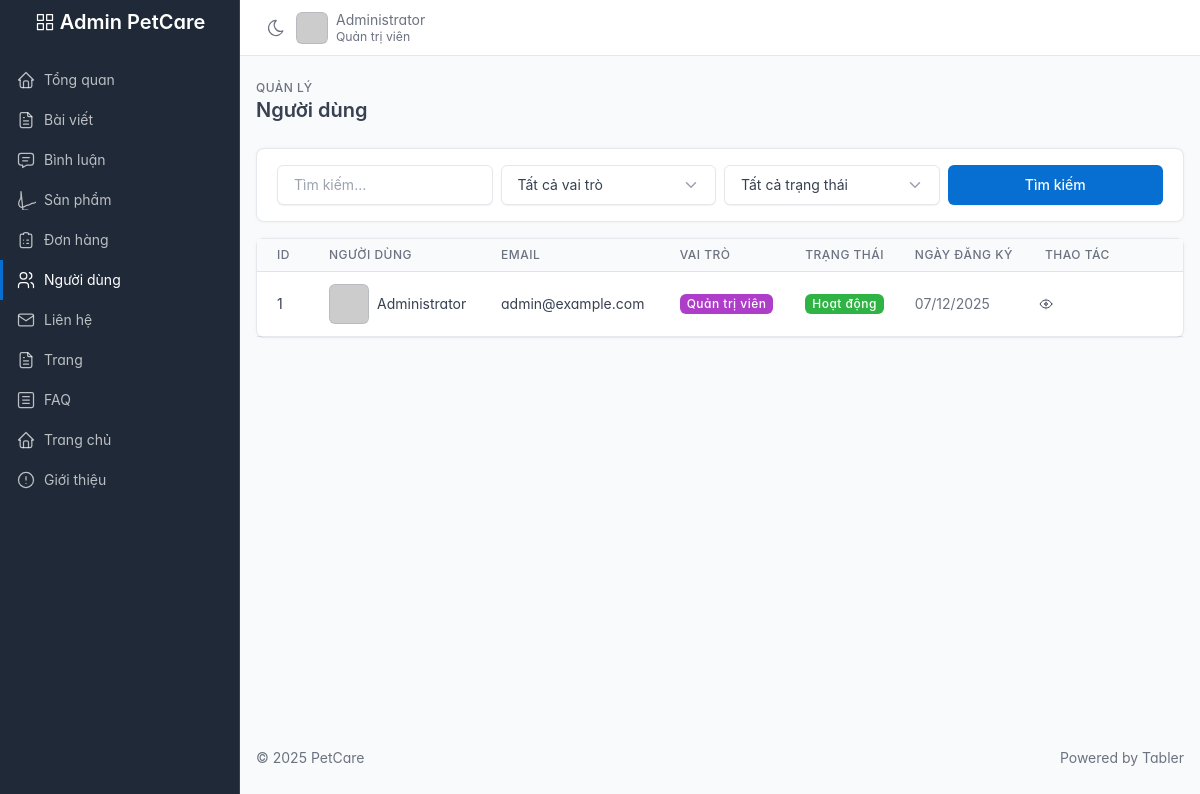
/public/admin/users (signed in), run on an earlier commit of the app's database.
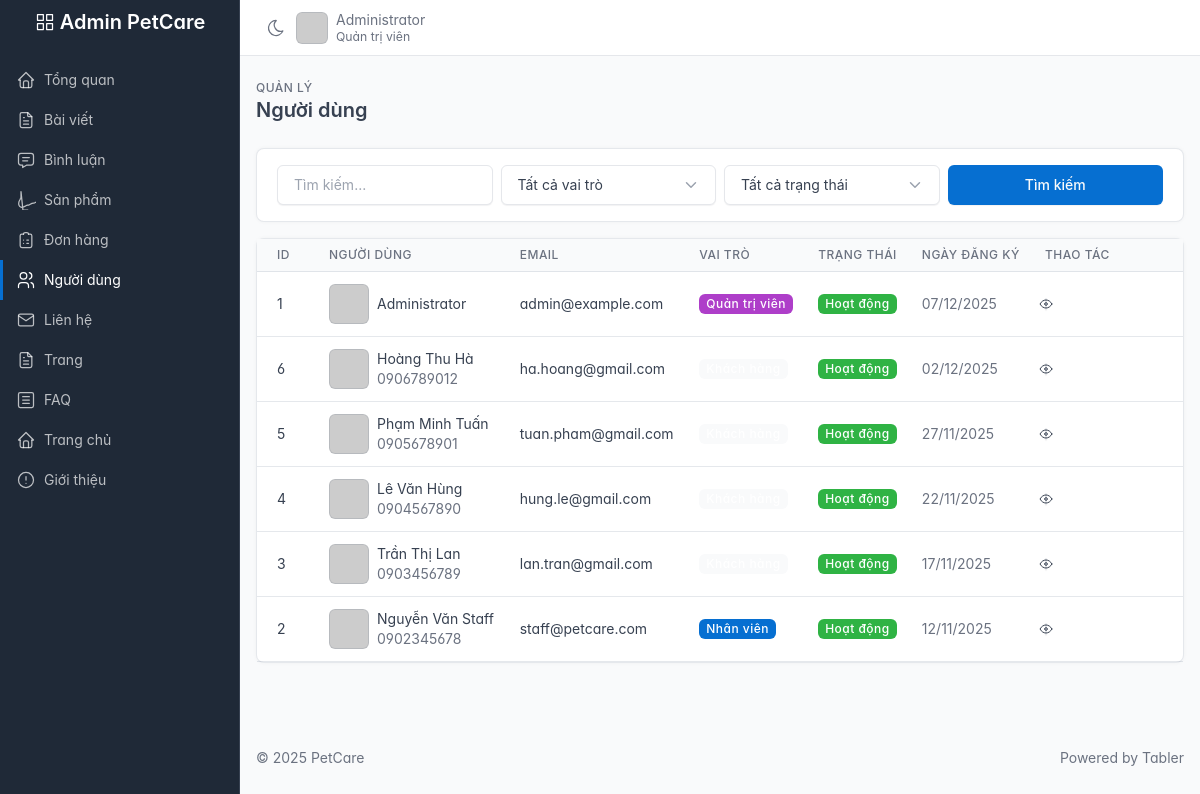
And on a later commit of the database.
### tables this page shows
CREATE TABLE IF NOT EXISTS users (
    id BIGINT UNSIGNED AUTO_INCREMENT PRIMARY KEY,
    name VARCHAR(120) NOT NULL,
    email VARCHAR(160) NOT NULL UNIQUE,
    phone VARCHAR(30) NULL,
    avatar_url VARCHAR(255) NULL,
    password_hash VARCHAR(255) NOT NULL,
    role ENUM('customer', 'staff', 'admin') NOT NULL DEFAULT 'customer',
    status ENUM(
        'active',
        'inactive',
        'banned'
    ) NOT NULL DEFAULT 'active',
    created_at TIMESTAMP NOT NULL DEFAULT CURRENT_TIMESTAMP,
    updated_at TIMESTAMP NULL DEFAULT NULL ON UPDATE CURRENT_TIMESTAMP,
    last_login DATETIME NULL
);

### app/core/Controller.php (called while the page is built, shortened)
<?php
class Controller
{
    protected function view(string $view, array $data = [], string $title = null, string $layout = 'main'): void
    {
        $viewFile = __DIR__ . '/../views/' . str_replace('.', '/', $view) . '.php';
        extract($data);
        $content = function () use ($viewFile, $data) {
            extract($data);
            require $viewFile;
        };
        $layoutFile = __DIR__ . '/../views/layouts/' . $layout . '.php';
        require $layoutFile;
    }
}

### app/controllers/Admin/UserController.php (called while the page is built, shortened)
<?php
class UserController extends Controller
{
    public function index(): void
    {
        $page = isset($_GET['p']) ? max(1, (int)$_GET['p']) : 1;
        $perPage = 20;
        $offset = ($page - 1) * $perPage;
        $search = isset($_GET['search']) ? trim($_GET['search']) : '';
        $role = isset($_GET['role']) ? trim($_GET['role']) : '';
        $status = isset($_GET['status']) ? trim($_GET['status']) : '';
        $filters = [
            'limit' => $perPage,
            'offset' => $offset,
        ];
        $users = User::getAll($filters);
        $total = User::count($filters);
        $totalPages = ceil($total / $perPage);
        $this->view('admin/users/index', [
            'title' => 'Quản lý người dùng',
            'users' => $users,
            'search' => $search,
            'role' => $role,
            'status' => $status,
            'currentPage' => $page,
            'totalPages' => $totalPages,
            'total' => $total,
        ], 'Quản lý người dùng', 'admin');
    }
}

### app/core/Router.php (called while the page is built, shortened)
<?php
class Router
{
    private array $routes = [
        'GET' => [],
        'POST' => [],
    ];
    private string $basePath = '';
    public function __construct()
    {
        $base = parse_url(BASE_URL, PHP_URL_PATH) ?: '';
        $this->basePath = rtrim($base, '/');
    }
    public function get(string $path, string $handler): void
    {
        $this->routes['GET'][$this->normalize($path)] = $handler;
    }
    public function post(string $path, string $handler): void
    {
        $this->routes['POST'][$this->normalize($path)] = $handler;
    }
    private function normalize(string $path): string
    {
        $path = parse_url($path, PHP_URL_PATH) ?: '/';
        $path = preg_replace('#/+#','/',$path);
        if ($this->basePath !== '' && $this->basePath !== '/') {
            if (str_starts_with($path, $this->basePath)) {
                $path = substr($path, strlen($this->basePath));
            }
        }
        $path = '/' . trim($path, '/');
        return $path === '//' ? '/' : $path;
    }
    public function dispatch(string $method, string $uri): void
    {
        $path = $this->normalize($uri);
        $handler = $this->routes[$method][$path] ?? null;
        [$controllerName, $action] = explode('@', $handler);
        $controller = new $controllerClass();
        $controller->$action();
    }
}

### public/index.php (called while the page is built, shortened)
<?php
require_once __DIR__ . '/../app/core/Database.php';
require_once __DIR__ . '/../app/core/Controller.php';
require_once __DIR__ . '/../app/core/Router.php';
$baseDir = __DIR__ . '/../app/';
spl_autoload_register(function ($class) use ($baseDir) {
    $class = ltrim($class, '\\');
    if (str_starts_with($class, 'App\\')) {
        $relative = str_replace('App\\', '', $class);
        $path = $baseDir . str_replace('\\', '/', $relative) . '.php';
    } elseif (str_starts_with($class, 'Core\\')) {
        $relative = str_replace('Core\\', 'core\\', $class);
        $path = $baseDir . str_replace('\\', '/', $relative) . '.php';
        if (is_file($path)) require_once $path;
    }
});
$router = new Router();
$router->get('/', 'HomeController@index');
$router->get('/login', 'AuthController@login');
$router->post('/login', 'AuthController@doLogin');
$router->get('/register', 'AuthController@register');
$router->post('/register', 'AuthController@doRegister');
$router->get('/logout', 'AuthController@logout');
$router->get('/about', 'AboutController@index');
$router->get('/shop', 'ProductController@index');
$router->get('/products', 'ProductController@index');
$router->get('/products/show', 'ProductController@show');
$router->get('/cart', 'CartController@index');
$router->post('/cart/add', 'CartController@add');
$router->post('/cart/update', 'CartController@update');
$router->post('/cart/remove', 'CartController@remove');
$router->get('/cart/checkout', 'CartController@checkout');
$router->get('/orders', 'OrderController@index');
$router->get('/orders/show', 'OrderController@show');
$router->post('/orders/checkout', 'OrderController@checkout');
$router->get('/profile', 'ProfileController@index');
$router->get('/profile/edit', 'ProfileController@edit');
$router->post('/profile/update', 'ProfileController@update');
$router->get('/profile/change-password', 'ProfileController@changePassword');
$router->post('/profile/update-password', 'ProfileController@updatePassword');
$router->get('/faq', 'FAQController@index');
$router->get('/page/show', 'PageController@show');
$router->get('/contact', 'ContactController@index');
$router->post('/contact/submit', 'ContactController@submit');
$router->get('/posts', 'PostController@index');
$router->get('/posts/show', 'PostController@show');
$router->post('/posts/comment', 'PostController@submitComment');
$router->get('/admin', 'Admin\\PageController@dashboard');
$router->post('/admin/upload/image', 'Admin\\UploadController@image');
$router->get('/admin/about', 'Admin\\AboutController@index');
$router->post('/admin/about/update', 'Admin\\AboutController@update');
$router->get('/admin/products', 'Admin\\ProductController@index');
$router->get('/admin/products/create', 'Admin\\ProductController@create');
$router->post('/admin/products/store', 'Admin\\ProductController@store');
$router->get('/admin/products/edit', 'Admin\\ProductController@edit');
$router->post('/admin/products/update', 'Admin\\ProductController@update');
$router->post('/admin/products/delete', 'Admin\\ProductController@delete');
$router->get('/admin/orders', 'Admin\\OrderController@index');
$router->get('/admin/orders/show', 'Admin\\OrderController@show');
$router->post('/admin/orders/update-status', 'Admin\\OrderController@updateStatus');
$router->get('/admin/users', 'Admin\\UserController@index');
$router->get('/admin/users/show', 'Admin\\UserController@show');
$router->post('/admin/users/update-status', 'Admin\\UserController@updateStatus');
$router->post('/admin/users/reset-password', 'Admin\\UserController@resetPassword');
$router->post('/admin/users/delete', 'Admin\\UserController@delete');
$router->get('/admin/faqs', 'Admin\\FAQController@index');
$router->get('/admin/faqs/create', 'Admin\\FAQController@create');
$router->post('/admin/faqs/store', 'Admin\\FAQController@store');
$router->get('/admin/faqs/edit', 'Admin\\FAQController@edit');
$router->post('/admin/faqs/update', 'Admin\\FAQController@update');
$router->post('/admin/faqs/delete', 'Admin\\FAQController@delete');
$router->get('/admin/posts', 'Admin\\PostController@index');
$router->get('/admin/posts/create', 'Admin\\PostController@create');
$router->post('/admin/posts/store', 'Admin\\PostController@store');
$router->get('/admin/posts/edit', 'Admin\\PostController@edit');
$router->post('/admin/posts/update', 'Admin\\PostController@update');
$router->post('/admin/posts/delete', 'Admin\\PostController@delete');
$router->get('/admin/comments', 'Admin\\CommentController@index');
$router->post('/admin/comments/approve', 'Admin\\CommentController@approve');
$router->post('/admin/comments/reject', 'Admin\\CommentController@reject');
$router->post('/admin/comments/delete', 'Admin\\CommentController@delete');
$router->get('/admin/home', 'Admin\\HomeController@index');
$router->post('/admin/home/update', 'Admin\\HomeController@update');
$router->get('/admin/pages', 'Admin\\PageController@index');
$router->get('/admin/pages/create', 'Admin\\PageController@create');
$router->post('/admin/pages/store', 'Admin\\PageController@store');
$router->get('/admin/pages/edit', 'Admin\\PageController@edit');
$router->post('/admin/pages/update', 'Admin\\PageController@update');
$router->post('/admin/pages/delete', 'Admin\\PageController@delete');
$router->get('/admin/contacts', 'Admin\\ContactController@index');
$router->get('/admin/contacts/show', 'Admin\\ContactController@show');
$router->post('/admin/contacts/update-status', 'Admin\\ContactController@updateStatus');
$router->post('/admin/contacts/reply', 'Admin\\ContactController@reply');
$router->post('/admin/contacts/delete', 'Admin\\ContactController@delete');
$router->dispatch($_SERVER['REQUEST_METHOD'], $_SERVER['REQUEST_URI']);

### app/core/Database.php (called while the page is built, shortened)
<?php
class Database
{
    private static ?PDO $pdo = null;
    public static function conn(): PDO
    {
        if (self::$pdo === null) {
            $dsn = 'mysql:host=' . DB_HOST . ';dbname=' . DB_NAME . ';charset=' . DB_CHARSET;
            $options = [
                PDO::ATTR_ERRMODE => PDO::ERRMODE_EXCEPTION,
                PDO::ATTR_DEFAULT_FETCH_MODE => PDO::FETCH_ASSOC,
                PDO::ATTR_EMULATE_PREPARES => false,
            ];
            try {
                self::$pdo = new PDO($dsn, DB_USER, DB_PASS, $options);
            } catch (PDOException $e) {
                http_response_code(500);
                echo 'Database connection failed.';
                error_log('DB Error: ' . $e->getMessage());
                exit;
            }
        }
        return self::$pdo;
    }
}

### app/Models/User.php (called while the page is built, shortened)
<?php
class User
{
    public static function getAll(array $filters = []): array
    {
        $sql = "SELECT * FROM users WHERE 1=1";
        $params = [];
        $sql .= " ORDER BY created_at DESC";
        if (isset($filters['limit'])) {
            $sql .= " LIMIT :limit OFFSET :offset";
        }
        $stmt = Database::conn()->prepare($sql);
        if (isset($filters['limit'])) {
            $stmt->bindValue(':limit', (int)$filters['limit'], PDO::PARAM_INT);
            $stmt->bindValue(':offset', (int)($filters['offset'] ?? 0), PDO::PARAM_INT);
        }
        $stmt->execute();
        return $stmt->fetchAll(PDO::FETCH_ASSOC);
    }
}

### app/views/admin/users/index.php (the view, shortened to what the changed rows need)
<?php
$users = $users ?? [];
?>
<div class="page-header d-print-none">
    <div class="container-xl">
        <div class="row g-2 align-items-center">
            <div class="col">
                <h2 class="page-title">Người dùng</h2>
            </div>
        </div>
    </div>
</div>
<div class="page-body">
    <div class="container-xl">
        <div class="card">
            <div class="table-responsive">
                <table class="table table-vcenter card-table">
                    <thead>
                        <tr>
                            <th style="width: 60px;">ID</th>
                            <th>Người dùng</th>
                            <th>Email</th>
                            <th>Vai trò</th>
                            <th>Trạng thái</th>
                            <th>Ngày đăng ký</th>
                            <th style="width: 150px;">Thao tác</th>
                        </tr>
                    </thead>
                    <tbody>
                        <?php if (empty($users)): ?>
                            <tr>
                                <td colspan="7" class="text-center py-4 text-muted">Không có người dùng nào</td>
                            </tr>
                        <?php else: ?>
                            <?php foreach ($users as $user): ?>
                                <tr>
                                    <td><?= $user['id'] ?></td>
                                    <td>
                                        <div class="d-flex align-items-center">
                                            <span class="avatar me-2" style="background-image: url(<?= htmlspecialchars($user['avatar_url'] ?? 'https://ui-avatars.com/api/?name=' . urlencode($user['name']) . '&background=206bc4&color=fff') ?>)"></span>
                                            <div>
                                                <div class="font-weight-medium"><?= htmlspecialchars($user['name']) ?></div>
                                                <?php if (!empty($user['phone'])): ?>
                                                    <div class="text-muted text-xs"><?= htmlspecialchars($user['phone']) ?></div>
                                                <?php endif; ?>
                                            </div>
                                        </div>
                                    </td>
                                    <td>
                                        <div><?= htmlspecialchars($user['email']) ?></div>
                                    </td>
                                    <td>
                                        <?php
                                        $roleBadges = [
                                            'admin' => 'bg-purple',
                                            'staff' => 'bg-blue',
                                            'customer' => 'bg-gray',
                                        ];
                                        $roleLabels = [
                                            'admin' => 'Quản trị viên',
                                            'staff' => 'Nhân viên',
                                            'customer' => 'Khách hàng',
                                        ];
                                        ?>
                                        <span class="badge <?= $roleBadges[$user['role']] ?? 'bg-secondary' ?> text-white">
                                            <?= $roleLabels[$user['role']] ?? $user['role'] ?>
                                        </span>
                                    </td>
                                    <td>
                                        <?php
                                        $statusBadges = [
                                            'active' => 'bg-green',
                                            'inactive' => 'bg-yellow',
                                            'banned' => 'bg-red',
                                        ];
                                        $statusLabels = [
                                            'active' => 'Hoạt động',
                                            'inactive' => 'Không hoạt động',
                                            'banned' => 'Đã khóa',
                                        ];
                                        ?>
                                        <span class="badge <?= $statusBadges[$user['status']] ?? 'bg-secondary' ?> text-white">
                                            <?= $statusLabels[$user['status']] ?? $user['status'] ?>
                                        </span>
                                    </td>
                                    <td>
                                        <div class="text-muted text-xs"><?= date('d/m/Y', strtotime($user['created_at'])) ?></div>
                                    </td>
                                    <td>
                                        <div class="btn-list">
                                            <a href="<?= BASE_URL ?>admin/users/show?id=<?= $user['id'] ?>"
                                               class="btn btn-sm btn-icon" title="Xem chi tiết">
                                            </a>
                                        </div>
                                    </td>
                                </tr>
                            <?php endforeach; ?>
                        <?php endif; ?>
                    </tbody>
                </table>
            </div>
        </div>
    </div>
</div>

What changed in the data, as far as the page shows it:
added users: id "6", name "Hoàng Thu Hà", phone "0906789012", email "ha.hoang@gmail.com", status "Hoạt động", created_at "02/12/2025"
added users: id "5", name "Phạm Minh Tuấn", phone "0905678901", email "tuan.pham@gmail.com", status "Hoạt động", created_at "27/11/2025"
added users: id "4", name "Lê Văn Hùng", phone "0904567890", email "hung.le@gmail.com", status "Hoạt động", created_at "22/11/2025"
added users: id "3", name "Trần Thị Lan", phone "0903456789", email "lan.tran@gmail.com", status "Hoạt động", created_at "17/11/2025"
added users: id "2", name "Nguyễn Văn Staff", phone "0902345678", email "staff@petcare.com", role "Nhân viên", status "Hoạt động", created_at "12/11/2025"
